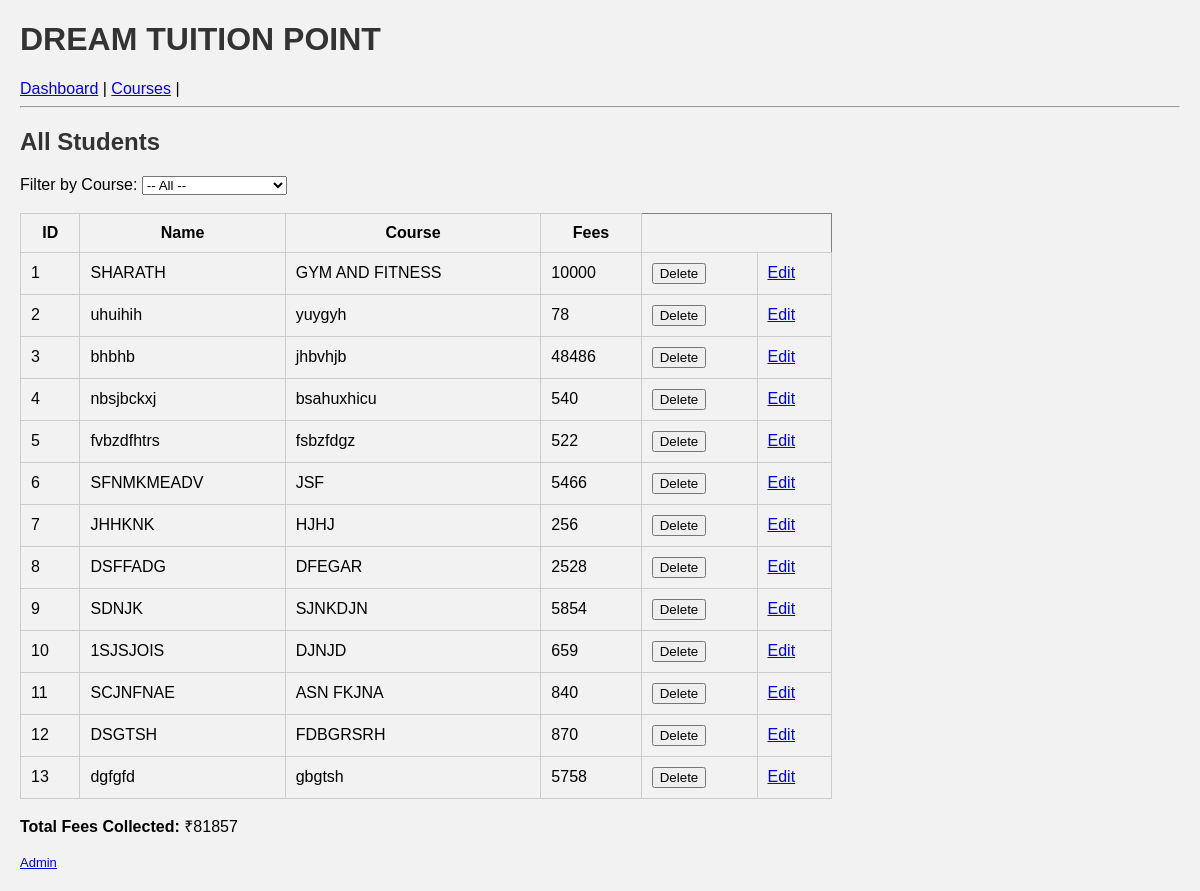
Before: /students with the older database file.
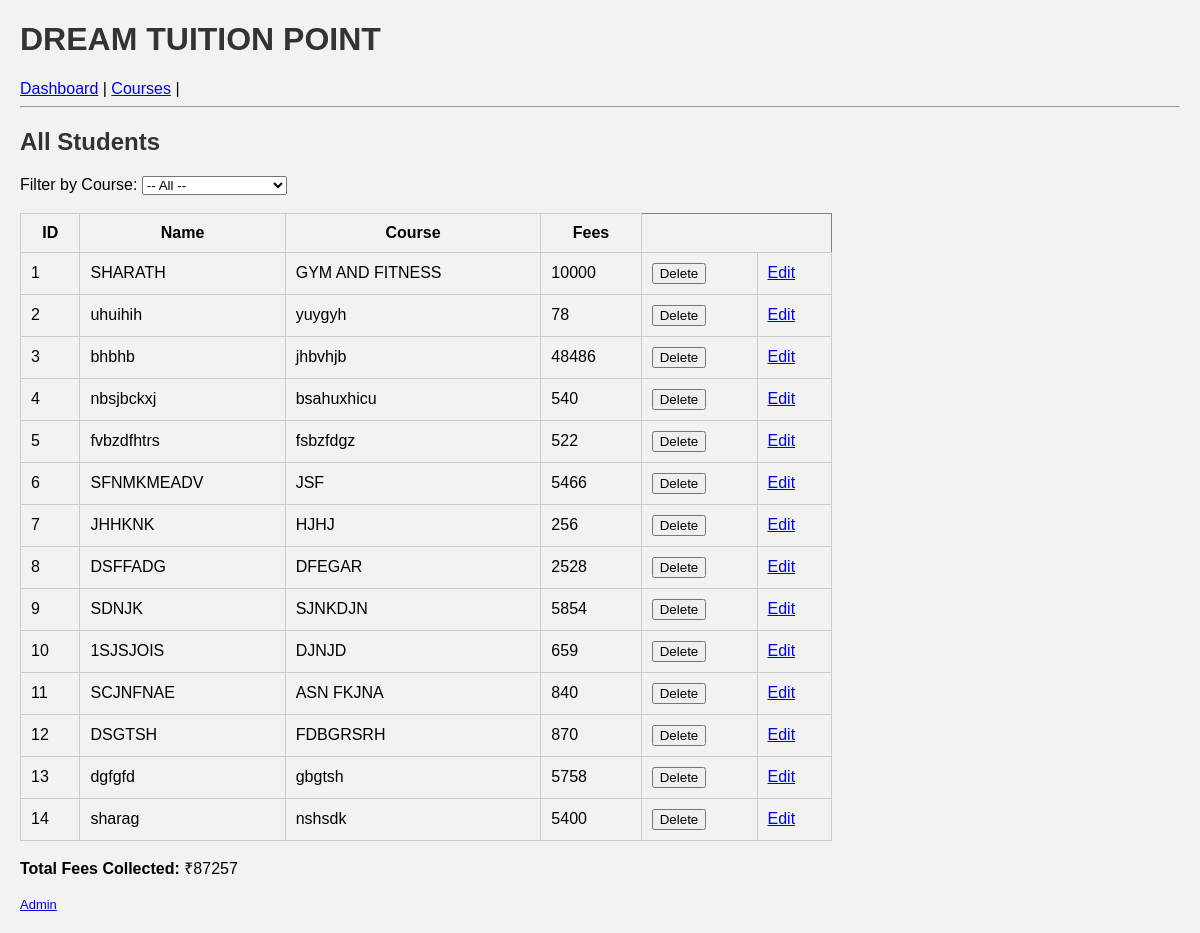
After: the same page with the newer database file.
### tables this page shows
CREATE TABLE students (
    id INTEGER PRIMARY KEY AUTOINCREMENT,
    name TEXT NOT NULL,
    course TEXT NOT NULL,
    fees INTEGER NOT NULL
);

### app.py (the view)
@app.route('/students')
def students():
    course_filter = request.args.get('course')
    conn = sqlite3.connect('database.db')
    cur = conn.cursor()
    if course_filter:
        cur.execute("SELECT * FROM students WHERE course = ?", (course_filter,))
    else:
        cur.execute("SELECT * FROM students")
    students = cur.fetchall()
    cur.execute("SELECT DISTINCT course FROM students")
    courses = cur.fetchall()
    if course_filter:
        cur.execute("SELECT SUM(fees) FROM students WHERE course = ?", (course_filter,))
    else:
        cur.execute("SELECT SUM(fees) FROM students")
    total_fees = cur.fetchone()[0] or 0
    conn.close()
    return render_template('admin/students.html', students=students, courses=courses,
                           selected_course=course_filter, total_fees=total_fees, page="students")

### app.py (called while the page is built)
@app.before_request
def set_role():
    session.setdefault('role', 'student')  # or 'student'

### templates/admin/students.html (shortened to what this page needs)
{% extends "layout.html" %}
{% block content %}
<h2>All Students</h2>
<form method="get" action="{{ url_for('students') }}">
    <label for="course">Filter by Course:</label>
    <select name="course" id="course" onchange="this.form.submit()">
        <option value="">-- All --</option>
    </select>
</form>
<br>
<table border="1">
    <tr><th>ID</th><th>Name</th><th>Course</th><th>Fees</th></tr>
    {% for student in students %}
    <tr>
        <td>{{ student[0] }}</td>
        <td>{{ student[1] }}</td>
        <td>{{ student[2] }}</td>
        <td>{{ student[3] }}</td>
        <td>
            <form action="/delete/{{ student[0] }}" method="POST" style="display:inline;">
                <input type="submit" value="Delete">
            </form>
        </td>
        <td>
            <a href="/edit/{{ student[0] }}">Edit</a>
        </td>
    </tr>
    {% endfor %}
</table>
<p><strong>Total Fees Collected:</strong> ₹{{ total_fees }}</p>
{% endblock %}

Changed rows visible on the page:
added students: id "14", name "sharag", course "nshsdk", fees "5400"
Other visible differences:
{{ total_fees }}: "81857" → "87257"
